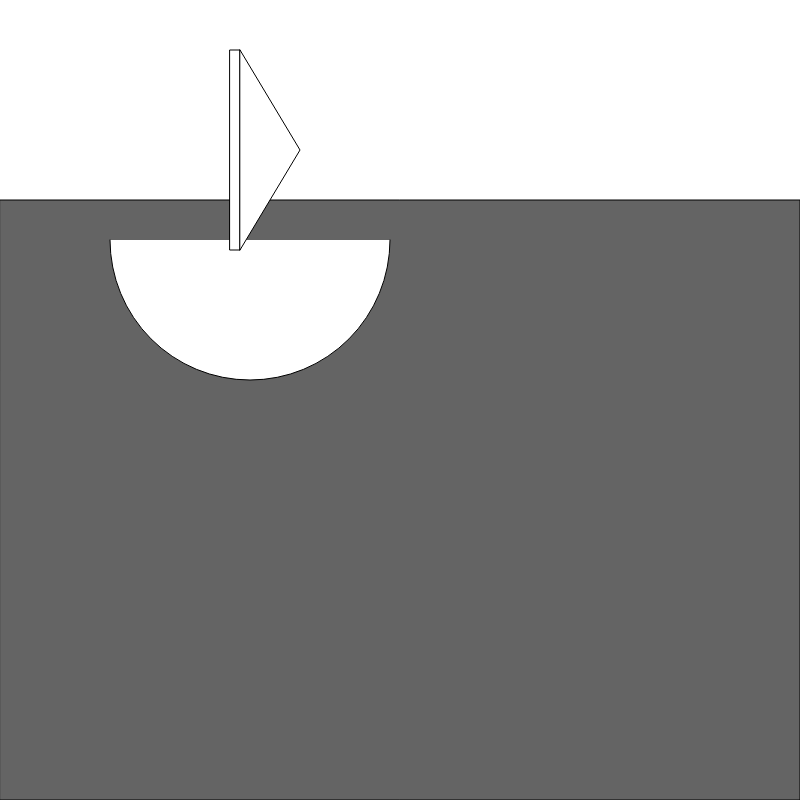
Frame 1 (no input)
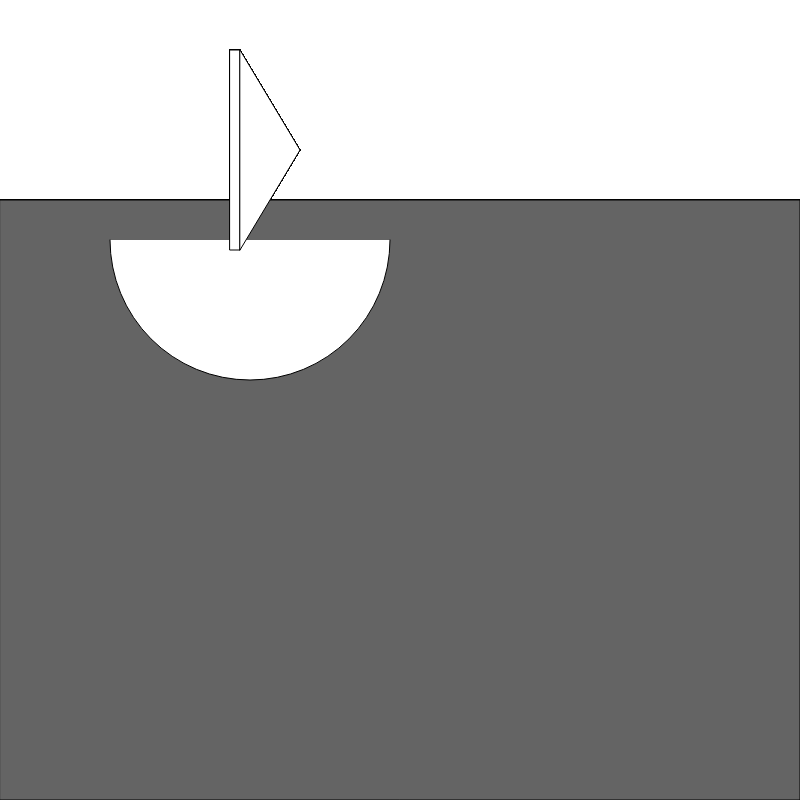
Frame 60 (no input)
Frame 120 (the mouse pressed at the canvas centre since frame 60): identical to frame 60, image omitted

The p5.js sketch that drew these frames (run headless with seeded random() and noise() and a simulated clock; from frame 60 on, the mouse is pressed at the canvas centre):

// p5.js sketch
// ── sketch.js
function setup() {
  createCanvas(800, 800);
}

function draw() {
 fill(100);
 rect(0, 200, 800, 600);
 
 fill(255);
 arc(250, 240, 280, 280, 0, PI, TWO_PI, CHORD);
 
 rect(230, 50, 10, 200);
 triangle(240, 50, 300, 150, 240, 250);
}
